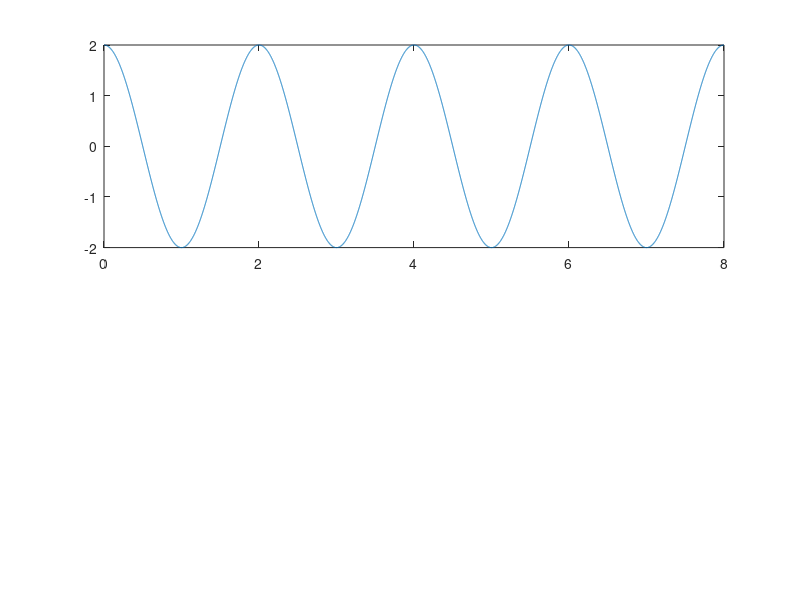

Write MATLAB code to recreate this figure. (Note: this script raises an error after producing the figure.)
%% Practice 1.1.1

t = 0:0.001:8; %time (the independent variable t) is defined by using very small steps (time step = 0.01) in the continuous domain 0 <= t <= 8
A = 2; %The amplitude of signal is 2
Omega = pi; %The angular frequency is 
Theta = pi/3 ; %The phase of second signal is /3
x1 = A*cos(Omega*t); %The dependent variable x1(t) is defined in the continuous set of values -A=<x(t)=<A
x2 = A*cos(Omega*t+Theta); %Defending second signal x2(t)
figure %creates a new figure window using default property values
subplot(2,1,1) %subplot(m, n,  p) divides the current figure into an m-by-n grid and creates an axes for a subplot such that the first subplot is the first column of the first row
plot(t, x1); %the signal is drawn by using the command plot 
ax = gca; %Control axes appearance and behaviour (you can insert” help axes” in command windows to learn more
ax.XLabel.String ='t'; %add text beside the X-axis on the current axis
ax.YLabel.String ='x1(t)'; %add text beside the Y-axis on the current axis
ax.XAxisLocation = 'origin'; %Display the x-axis so that it passes through the origin point (0,0).
ax.Title.String = 'continuous sinusoidal signal example'; % adds text at the top of the current axis
subplot (2,1,2);
plot(t,x2); %Drawing second signal 
ax = gca ;
ax.XLabel.String ='t';
ax.YLabel.String ='x2(t)';
ax.XAxisLocation = 'origin';

%% Exercise 1.1.2

t = 0:0.001:2; %time (the independent variable t) is defined by using very small steps (time step = 0.01) in the continuous domain 0 <= t <= 8
x1 = 3*cos(5*pi*t + pi/6); %The dependent variable x1(t) is defined in the continuous set of values -A=<x(t)=<A
figure %creates a new figure window using default property values
plot(t, x1); %the signal is drawn by using the command plot 
ax = gca; %Control axes appearance and behaviour (you can insert” help axes” in command windows to learn more
ax.XLabel.String ='t'; %add text beside the X-axis on the current axis
ax.YLabel.String ='x1(t)'; %add text beside the Y-axis on the current axis
ax.XAxisLocation = 'origin'; %Display the x-axis so that it passes through the origin point (0,0).

%% Further Practice 1.1.3

t=linspace(0,2,100);
v0 = 4;
v_offsets= [2*v0,1.5*v0,v0,0.5*v0]; % define V_offset array contains four values of V_offset (we will use this matrix elements in for loop later)
Tin=0.2*10^-3;
Tm=10*10^-6;
V_m=2*cos(2*pi*t/Tm);
figure(1)

for i=1:4
    V_in = v0*cos(2*pi*t/Tin);
    V_offset  = v_offsets(i); % generate vs for specified value of V_offset . for example , on the first iteration, v_offset  = v_offsets(1) = 2*vo =8V  
    V_s = V_in+V_offset;      % v_(offset ) is added to the input voltage: V_s (t)= V_in(t)+V_offset(t)                                     
    V_o = V_s.*V_m;           %the signal V_s is multiplied by modulation voltage V_m(t): V_out (t)= V_s (t)×V_m (t)
    subplot(4,1,i)            % breaks the figure window into an 4-1-i matrix of small axes. on the first ,second,third and fourth iteration ,selects the 1st, 2nd,3rd,4th axes for the current plot respectively 
    plot(t,V_o)
    title(['Voffset = ',num2str(v_offsets(i)),'V']) 
end

%% Practice 1.2.1

N = 12 ;
n = 0:1:N-1; %Discrete time n is defined with step1
M = 4;       
x = sin (2*pi*M.*n./N); %defining dependent variable x[n]  
[~,T0] = rat(M/N) %calculate fundamental period using rational approximation (rat command. Notice there is no semicolon at the end of this command, that means matlab will display the result of the calculation
stem(n ,x) %the discrete signal is drawn by using the command stem 
xlabel ('n'); %add text beside the X-axis on the current axis (ax= gca Control axes appearance and behaviour can also be used as the previous practice)
ylabel ('y[n]');%add text beside the Y-axis on the current axis
title('discrete sinusoidal signal example'); %adds text at the top of the current axis

%% Exercise 1.2.2

arr = [4 5 7 10];

for i=1:4
    loopFunction(arr(i),i)
end

%% Practice 2.2.1

t = 0:0.1:2; %Practice 1.1.1 used 0.01 as the step size. You can use a variety of sizes, as long as they are small in comparison to the changes in the signal.
x = 3* exp(j*pi*t+pi/3);
x_re = real(x); %the real part of x
x_im = imag(x); %imaginary part of x
x_mag = abs(x); %the complex modulus (magnitude) of the elements of x
x_phase = phase(x); %Computes the phase of a x
figure
subplot(3,1,1)
plot(t,x_re,t,x_im,'-.') %using plot (X, Y, S) where S is a character string indicating the colour of the line, and the type of line (e.g., dashed, solid, dotted, etc.). Examples for the string S include: r (red), g (green), b(blue), k(black), + (plus), −− (dashed), *(star), s (square)
legend('real','imag')
title ( 'workshop1 practice 2.1.1')
subplot (3,1,2)
plot(t,x_mag)
ylabel('magnitude')
subplot (3,1,3)
plot(t,x_phase)
ylabel('phase')

%% Further Practice 2.1.2 && 2.1.3

t=-1:0.01:1; %  define independent variable time by using very small step (time step=0.01) in the continuous domain  
C=2*exp(j*pi/4); %define  by using the command exp 
r=-1;w0=6*pi;a=r+j*w0; %define 
xt=C*exp(a*t); %define  using the command exp
xenvp=abs(C)*exp(r*t); 
xenvn=-abs(C)*exp(r*t); %define x_envp = (positive envelop), x_envn = negative envelope using commands abs and exp 
plot(t,real(xt),'k',t,imag(xt),'k:',...
t,xenvp,'k--',t,xenvn,'k--') % Drawing the real part of x(t), imaginary part of x(t), x_envp and x_envn using command plot 
title('Complex Exponential'); 
xlabel('t')
legend('Real part','Imag. part') 

%% Practice 2.2.1

n = -6:6; % Definition of discrete time vector (with step 1) from -6 to 6
alph = 1.5;% takes alpha >1 Matlab has a function called alpha, so it is better (safer) not to use it as a variable name
xn = alph.^n ; % Definition of dependent variable x[n], xn = alpha. ^n denotes element-by-element powers.
figure;
stem (n, xn); % using command stem which is more appropriate for drawing discrete signals
ax = gca;
ax.XLim = [-6.5, 6.5];
title ('C=1, alpha =1.5');
ax.XLabel.String = 'n';
ax.YLabel.String = 'x[n]';

%% Exercise 2.2.2

arr = [-1.5 -0.7 0.7 1.5];
figure
for i=1:4
    loopFunction2(arr(i),i)
end

%% Practice 3.1.1 UNIT STEP FUNCTION

t = -10:0.01:10; 
u = t >= 0;
figure
plot (t,u,'r');
xlabel('t')
ylabel('u(t)')

%% Execrise 3.1.2

t = -3:0.01:3;%define of time interval  -3<=t<=3;
u_shift_left = heaviside(t+2); %defenition of u(t+2);
u_shift_right = heaviside(t-2);%defenition of u(t-2);
p2 = u_shift_left - u_shift_right;%The rectangular pulse is built according to equation p_2 (t)=u(t+1)-u(t-1)
plot(t,p2);
xlabel('t');
ylabel('p_{2}(t)')

%% Practice 3.2.1

n= -10:10;
x=n>=0
figure;
stem(n,x,'k');
xlabel('n');
ylabel('x[n]');
title (' Practice 3.2.1');

%% Practice 4.1.1

t=-2:0.1:2; %Definition of the time interval -2 =<t <=2
delta = dirac(t); %Definition of (t):  
figure;
plot (t, delta,'r','LineWidth',1.5); %Delta function is drawn with command plot, colour is set to red and line width is set to 1.5
xlabel('t')
ylabel('delta(t)');

%% Practice 4.2.1

n=-5:5;  %Definition of the discrete time vector (with step 1)
delta=n==0; %Define the unit impulse sequence 
figure
stem (n,delta) % The unit impulse sequence implemented with command stem
xlabel('n')
ylabel('delta(n)')
title ('practice 4.2.1')

%% Practice 4.2.2

n= -10:1:10; %Define of the discrete time vector with step 1 from -10 to 10 
u_n = n>=0;  %definition of 
u_shift_right = n-1>=0; %definition of 
delta_n = u_n - u_shift_right; %The discrete-time impulse is built according to equation  =u(t)-u(t-1)
subplot(3,1,1)
stem(n,u_n);
xlabel('n')
ylabel('u[n]')
subplot(3,1,2)
stem(n,u_shift_right);
xlabel('n')
ylabel('u[n-1]')
subplot(3,1,3)
stem(n,delta_n);
xlabel('n');
ylabel('delta[n]')

%% Practice 5.1.1

t=-3:0.1:3;                  %time is defined by using very small steps (time step =0.01) in the continuous domain -3=<t=<3
x=t.*exp(-t);                %Signal x(t) is defined 
x_refl = (-t) .* exp( t);    %time reversal of signal, x(-t)
x_ev =1/2*( x+x_refl);       %even part of x(t)  
x_od = 1/2*(x-x_refl);       %Odd part of x(t)  
even_odd_plot(x,x_ev,x_od,t) %Call function even_odd_plot to draw original signal, even part and odd part of signal and sum of even and odd part of signal 

%% Exercise 5.1.2

alph = 1.5;
n=-10:0.1:10;                
x=2*alph.^n;                 
x_refl = 2*alph.^-n; 
x_ev =1/2*( x+x_refl);       
x_od = 1/2*(x-x_refl); 
subplot(4,1,1)
stem(n,x)
title('x[n]');
subplot(4,1,2)
stem(n,x_ev)
title('even');
subplot(4,1,3)
stem(n,x_od)
title('odd');
subplot(4,1,4)
stem(n,x_ev+x_od)
title('even + odd');
    
%% Practice 6.1.1

t=-4:0.01:4;
x=heaviside(t-1)-heaviside(t-3); %Define signal 
x_refl =heaviside((-t)-1)-heaviside((-t)-3); %Time inversed, x(-t)
x_shift = heaviside((t+2)-1)-heaviside((t+2)-3); %Time shifted by unit 2 to the left 
x_scaled=heaviside((2*t)-1)-heaviside((2*t)-3); %Time scaled x(2t)  
modified_signal_plot (x,x_refl,x_shift,x_scaled,t)

%% Further Practice 6.1.2

t = -10:0.01:10 ; 
r = t.*(t>=0); %ramp function is defined as t.u(t) 
figure
plot (t,r,'r');
xlabel('t')

%% Further Practice 6.1.3
    
t = -10:0.01:10 ; 
u = ((t-1)>=0);
r = (t-1).*u;
    
r2 = (t).*u;

plot(t, r2)

